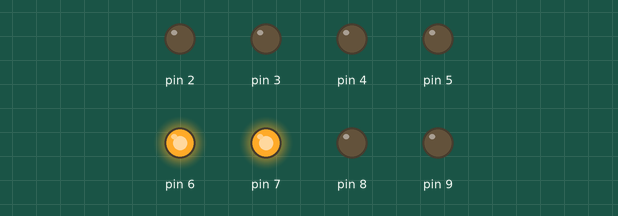
A sketch run on a simulated Arduino Uno, built with avr-gcc and run on an emulated ATmega328P. Parts: output pins drawn as LEDs (lit = HIGH).

Above: at 0.03 s.
At 2.88 s:
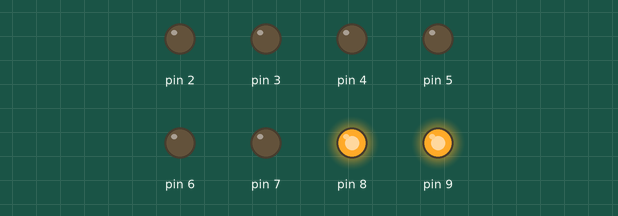
At 5.72 s:
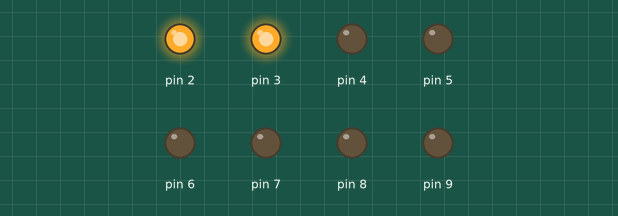
At 11.7 s:
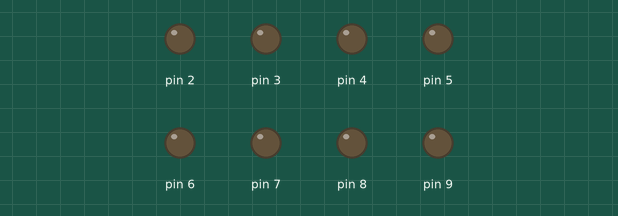
At 23.47 s:
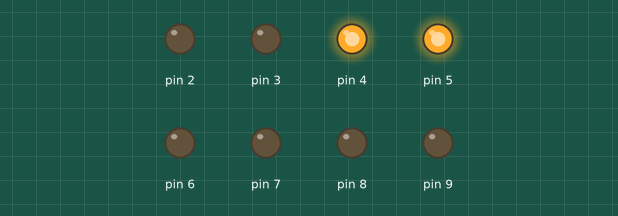
Timing chart, 0 to 23.8 s (numbered marks = the images above):
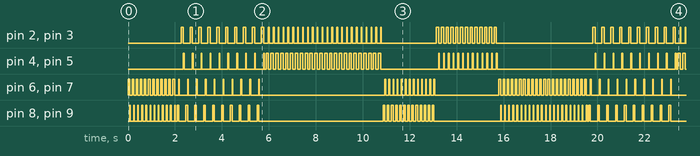

The sketch:

Arduino_Printer.ino
```cpp
extern char drawing[]; //This global variable was generated by the python script, which is then saved to the file drawing.c

int lr_motor_delay = 69;  //Not all CD drives are the same! You may adjust this number to change the HORIZONTAL length of the pixel(bigger number = longer pixel, smaller number = thinner pixel)
int ud_motor_delay = 100; //Not all CD drives are the same! You may adjust this number to change the VERTICAL height of the pixel (bigger number = taller pixel, smaller number - shorter pixel)

void setup() {

  pinMode(2, OUTPUT);
  pinMode(3, OUTPUT);
  pinMode(4, OUTPUT);
  pinMode(5, OUTPUT);
  pinMode(6, OUTPUT);
  pinMode(7, OUTPUT);
  pinMode(8, OUTPUT);
  pinMode(9, OUTPUT);

}

void loop(){
  char *code = drawing;
  size_t i = 0;
  while (code[i] != '\0')
  {
    //Serial.println(code[i]);
    if ((code[i]) == '1'){ left();}
    else if ((code[i]) == '2'){ right();}
    else if ((code[i]) == '3'){ up();}
    else { down();}
    i++;
  }


}

/**************************************************************************************************
 * Motor commands:
 * Each direction function contains 3 commands, broken up into blocks.
 * -1st: Moves the motor in the direction according to the function name.
 * -2nd: Applies a brief negative voltage on the motor to stop the motor from continuing to roll forward.
 * -3nd: Give the motor a brief moment of 0 voltage.
 *
 * All of this is done to simulate the movement of a step motor, since the motors in this project are DC motors.
 *******************************************************************************************************/

void left()
{

  digitalWrite(6,HIGH);
  digitalWrite(7,HIGH);
  digitalWrite(8,LOW);
  digitalWrite(9,LOW);
  delay(lr_motor_delay);

  digitalWrite(9,HIGH);
  digitalWrite(8,HIGH);
  digitalWrite(7,LOW);
  digitalWrite(6,LOW);
  delay(30);

  digitalWrite(6,LOW);
  digitalWrite(7,LOW);
  digitalWrite(8,LOW);
  digitalWrite(9,LOW);
  delay(75);
}

void right()
{
  digitalWrite(9,HIGH);
  digitalWrite(8,HIGH);
  digitalWrite(7,LOW);
  digitalWrite(6,LOW);
  delay(lr_motor_delay);

  digitalWrite(6,HIGH);
  digitalWrite(7,HIGH);
  digitalWrite(8,LOW);
  digitalWrite(9,LOW);
  delay(30);

  digitalWrite(6,LOW);
  digitalWrite(7,LOW);
  digitalWrite(8,LOW);
  digitalWrite(9,LOW);
  delay(75);

}

void up()
{
  digitalWrite(5,HIGH);
  digitalWrite(4,HIGH);
  digitalWrite(3,LOW);
  digitalWrite(2,LOW);
  delay(ud_motor_delay + 3);

  digitalWrite(2,HIGH);
  digitalWrite(3,HIGH);
  digitalWrite(4,LOW);
  digitalWrite(5,LOW);
  delay(30);

  digitalWrite(2,LOW);
  digitalWrite(3,LOW);
  digitalWrite(4,LOW);
  digitalWrite(5,LOW);
  delay(75);
}

void down()
{
  digitalWrite(2,HIGH);
  digitalWrite(3,HIGH);
  digitalWrite(4,LOW);
  digitalWrite(5,LOW);
  delay(ud_motor_delay);

  digitalWrite(5,HIGH);
  digitalWrite(4,HIGH);
  digitalWrite(3,LOW);
  digitalWrite(2,LOW);
  delay(30);

  digitalWrite(2,LOW);
  digitalWrite(3,LOW);
  digitalWrite(4,LOW);
  digitalWrite(5,LOW);
  delay(75);
}
```

drawing.c
```cpp
char drawing[] = "11111111111124242424242424242424333333333333333333333333222222222222244444444444441111111111";
```

Measured:
- by itself, pin 4–9: moves between LOW and HIGH, repeating every 17.5 s
- by itself, pin 2, pin 3: repeats every 18.2 s: HIGH 0.10 s, 24 × (LOW 0.21 s, HIGH 0.03 s), LOW 2.3 s, 12 × (HIGH 0.10 s, LOW 0.11 s), HIGH 0.10 s, LOW 4.1 s, 9 × (HIGH 0.10 s, LOW 0.28 s)
